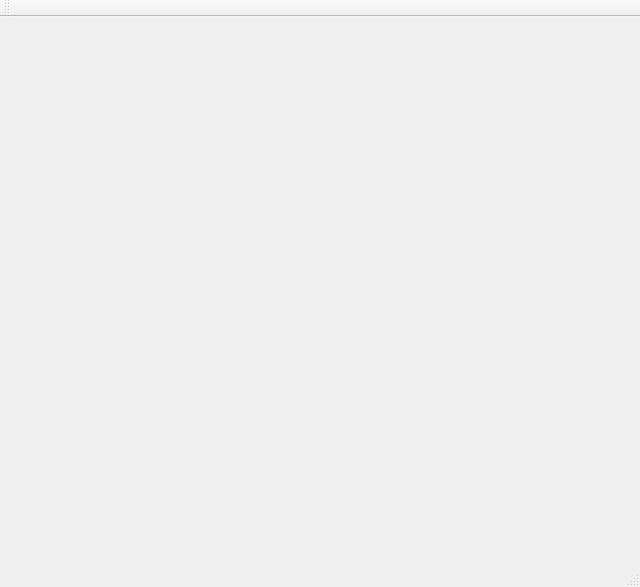
<?xml version="1.0" encoding="UTF-8"?>
<ui version="4.0">
 <class>MainWindow</class>
 <widget class="QMainWindow" name="MainWindow">
  <property name="geometry">
   <rect>
    <x>0</x>
    <y>0</y>
    <width>640</width>
    <height>587</height>
   </rect>
  </property>
  <property name="windowTitle">
   <string>MainWindow</string>
  </property>
  <widget class="QWidget" name="centralWidget">
   <widget class="QVTKWidget" name="qvtkWidget">
    <property name="geometry">
     <rect>
      <x>10</x>
      <y>10</y>
      <width>621</width>
      <height>511</height>
     </rect>
    </property>
   </widget>
  </widget>
  <widget class="QMenuBar" name="menuBar">
   <property name="geometry">
    <rect>
     <x>0</x>
     <y>0</y>
     <width>640</width>
     <height>28</height>
    </rect>
   </property>
  </widget>
  <widget class="QToolBar" name="mainToolBar">
   <attribute name="toolBarArea">
    <enum>TopToolBarArea</enum>
   </attribute>
   <attribute name="toolBarBreak">
    <bool>false</bool>
   </attribute>
  </widget>
  <widget class="QStatusBar" name="statusBar"/>
 </widget>
 <layoutdefault spacing="6" margin="11"/>
 <customwidgets>
  <customwidget>
   <class>QVTKWidget</class>
   <extends>QWidget</extends>
   <header>QVTKWidget.h</header>
  </customwidget>
 </customwidgets>
 <resources/>
 <connections/>
</ui>
